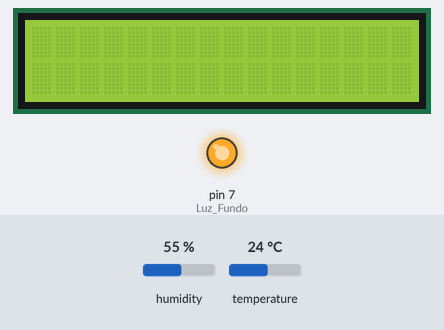
The sketch below on a simulated Arduino Uno, built with avr-gcc and run on an emulated ATmega328P. Shown: 16×2 character LCD, output pins drawn as LEDs (lit = HIGH). Inputs (shaded band) come from the test bench; at power-on: temperature 24 °C, humidity 55 %. Pins used as bus, display or sensor lines are not drawn.

Above: at 1.2 s.
1.3 s: temperature set to 27 °C
At 2.5 s:
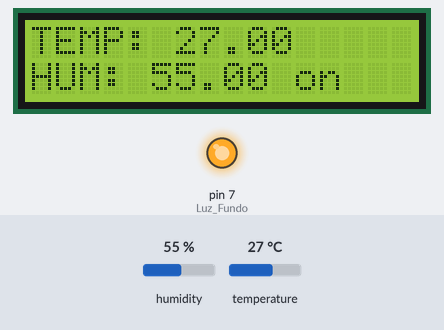
7.3 s: humidity set to 22 %
At 8.5 s:
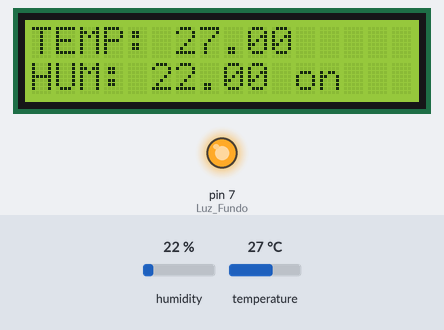
13.3 s: humidity set to 40 %
At 14.5 s:
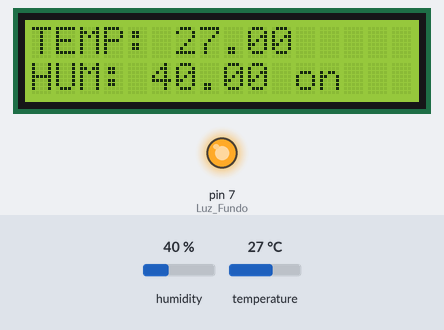
19.3 s: temperature set to 28 °C
At 21.7 s:
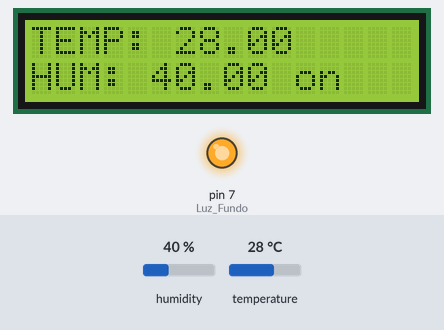
Timing chart, 0 to 23.2 s (numbered marks = the images above; inputs shaded):
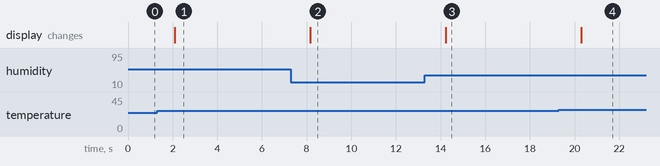

Measured:
- the behaviour switches between 25 and 26 °C on temperature (found by bisection; images 0 and 1)
- after the input at 1.3 s, the display: changes after 0.79 s (image 1)
- after the input at 7.3 s, the display: changes after 0.86 s (image 2)
- after the input at 13.3 s, the display: changes after 0.93 s (image 3)
- after the input at 19.3 s, the display: changes after 1.0 s (image 4)

The sketch:

dth_e_display.ino
```cpp
#include <LiquidCrystal.h> // declara a utilização da biblioteca LiquidCrystal

#include "DHT.h"

#define Luz_Fundo  7
#define pin1 1 //pino do rele
#define DHTPIN A1 // pino que estamos conectado
#define DHTTYPE DHT11 // DHT 11

// Conecte pino 1 do sensor (esquerda) ao +5V
// Conecte pino 2 do sensor ao pino de dados definido em seu Arduino
// Conecte pino 4 do sensor ao GND

DHT dht(DHTPIN, DHTTYPE);


//cria um objeto tipo LiquidCrystal que chamei de "lcd" nos pinos citados:
LiquidCrystal lcd(12, 11, 5, 4, 3, 2);

int faltou_energia = true;
int ligado = false;

void comando_rele(){
    digitalWrite (pin1, LOW);
    delay(2000);
    digitalWrite (pin1, HIGH);

    ligado = !ligado;
}


void setup()
{
  lcd.begin(16, 2); // Iniciando o objeto "lcd" de 2 linhas e 16 colunas
  pinMode(Luz_Fundo,OUTPUT); //define o pino como saída
  digitalWrite(Luz_Fundo,HIGH); // Liga a luz do display.
  pinMode(pin1,OUTPUT);
  Serial.begin(9600);
  dht.begin();
}

void loop()
{
  if(faltou_energia){
    comando_rele();
    faltou_energia = false;
  }
   // O atraso do sensor pode chegar a 2 segundos.
  float h = dht.readHumidity();
  float t = dht.readTemperature();
  // testa se retorno é valido, caso contrário algo está errado.
  if (isnan(t) || isnan(h))
  {
    Serial.println("Failed to read from DHT");
    lcd.setCursor(0,0); // seta o cursor para: (coluna = 0, linha = 0)
    lcd.print(" ERRO SENSOR");
  }
  else
  {
    if (t >= 30 && !ligado){
      comando_rele();
      delay(10000);
    }
    if (t <= 25 && ligado){
      comando_rele();
      delay(10000);
    }
    lcd.setCursor(0,0); // seta o cursor para: (coluna = 0, linha = 0)
    lcd.print("TEMP: ");
    lcd.print(t);
    lcd.setCursor(0,1); // seta para linha 1, ou seja, a linha de baixo
    lcd.print("");
    lcd.print("HUM: ");
    lcd.print(h);
    lcd.print(" ");
    if (ligado)
      lcd.print("on");
    else lcd.print("off");
  }


}
```
